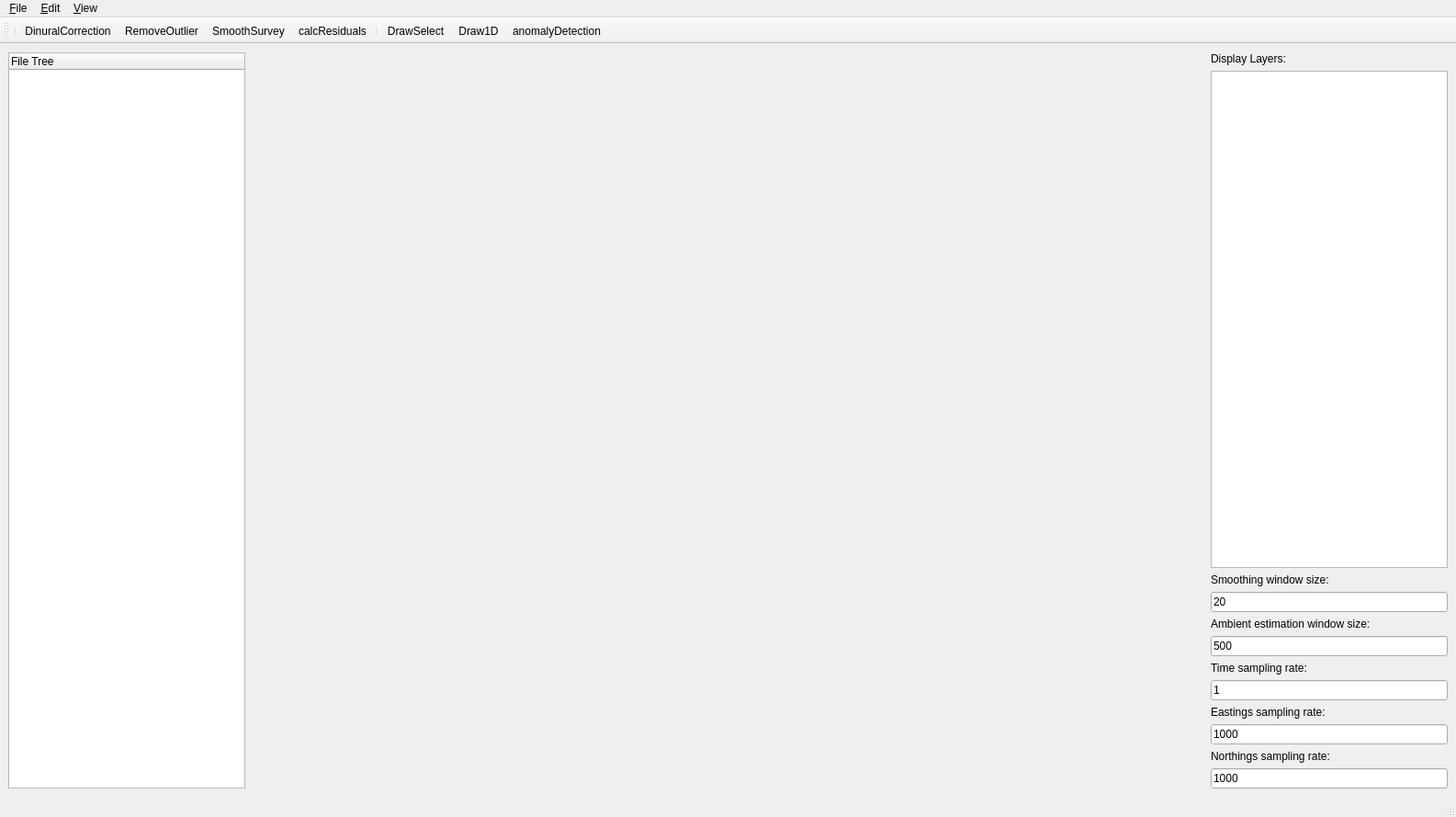
<?xml version="1.0" encoding="UTF-8"?>
<ui version="4.0">
 <class>MainWindow</class>
 <widget class="QMainWindow" name="MainWindow">
  <property name="geometry">
   <rect>
    <x>0</x>
    <y>0</y>
    <width>1585</width>
    <height>889</height>
   </rect>
  </property>
  <property name="windowTitle">
   <string>Magnetometry</string>
  </property>
  <widget class="QWidget" name="centralwidget">
   <layout class="QGridLayout" name="gridLayout" rowstretch="3,1" columnstretch="1,2,2,1">
    <item row="0" column="0">
     <widget class="QTreeWidget" name="treeWidget">
      <column>
       <property name="text">
        <string notr="true">File Tree</string>
       </property>
      </column>
     </widget>
    </item>
    <item row="0" column="1" colspan="2">
     <layout class="QVBoxLayout" name="verticalLayout2DMappingCanvas"/>
    </item>
    <item row="0" column="3">
     <layout class="QVBoxLayout" name="verticalLayout">
      <item>
       <widget class="QLabel" name="label">
        <property name="text">
         <string>Display Layers:</string>
        </property>
       </widget>
      </item>
      <item>
       <widget class="QListWidget" name="layerWidget"/>
      </item>
      <item>
       <widget class="QLabel" name="label_2">
        <property name="text">
         <string>Smoothing window size:</string>
        </property>
       </widget>
      </item>
      <item>
       <widget class="QLineEdit" name="lineEdit_smoothingWindow">
        <property name="text">
         <string>20</string>
        </property>
       </widget>
      </item>
      <item>
       <widget class="QLabel" name="label_3">
        <property name="text">
         <string>Ambient estimation window size:</string>
        </property>
       </widget>
      </item>
      <item>
       <widget class="QLineEdit" name="lineEdit_ambientWindow">
        <property name="text">
         <string>500</string>
        </property>
       </widget>
      </item>
      <item>
       <widget class="QLabel" name="label_4">
        <property name="text">
         <string>Time sampling rate:</string>
        </property>
       </widget>
      </item>
      <item>
       <widget class="QLineEdit" name="lineEdit_nthSelectWindow">
        <property name="text">
         <string>1</string>
        </property>
       </widget>
      </item>
      <item>
       <widget class="QLabel" name="label_6">
        <property name="text">
         <string>Eastings sampling rate:</string>
        </property>
       </widget>
      </item>
      <item>
       <widget class="QLineEdit" name="lineEdit_eastingsSampleRate">
        <property name="text">
         <string>1000</string>
        </property>
       </widget>
      </item>
      <item>
       <widget class="QLabel" name="label_5">
        <property name="text">
         <string>Northings sampling rate:</string>
        </property>
       </widget>
      </item>
      <item>
       <widget class="QLineEdit" name="lineEdit_northingsSampleRate">
        <property name="text">
         <string>1000</string>
        </property>
       </widget>
      </item>
     </layout>
    </item>
    <item row="1" column="0" colspan="2">
     <layout class="QVBoxLayout" name="verticalLayoutTimeSeriesCanvas"/>
    </item>
    <item row="1" column="2" colspan="2">
     <layout class="QVBoxLayout" name="verticalLayoutTimeSeriesCanvas_2"/>
    </item>
   </layout>
  </widget>
  <widget class="QMenuBar" name="menubar">
   <property name="geometry">
    <rect>
     <x>0</x>
     <y>0</y>
     <width>1585</width>
     <height>24</height>
    </rect>
   </property>
   <widget class="QMenu" name="menuFile">
    <property name="title">
     <string>&amp;File</string>
    </property>
    <widget class="QMenu" name="menuOpen_Survey">
     <property name="title">
      <string>Import Survey</string>
     </property>
     <addaction name="actionFrom_BOB_CSV"/>
     <addaction name="actionFrom_Sealink_Folder"/>
     <addaction name="separator"/>
     <addaction name="actionFrom_Custom_CSV"/>
    </widget>
    <widget class="QMenu" name="menuExport_Grid">
     <property name="title">
      <string>Export Grid</string>
     </property>
     <addaction name="actionCSV"/>
     <addaction name="actionGeoTiff"/>
    </widget>
    <addaction name="actionNew_Project"/>
    <addaction name="actionOpen_Project"/>
    <addaction name="actionSave_Project"/>
    <addaction name="separator"/>
    <addaction name="menuOpen_Survey"/>
    <addaction name="actionExport_Survey"/>
    <addaction name="separator"/>
    <addaction name="menuExport_Grid"/>
   </widget>
   <widget class="QMenu" name="menuEdit">
    <property name="title">
     <string>&amp;Edit</string>
    </property>
   </widget>
   <widget class="QMenu" name="menuView">
    <property name="title">
     <string>&amp;View</string>
    </property>
    <addaction name="action_spawn_TimeSeriesWindow"/>
    <addaction name="action_spawn_FFTWindow"/>
   </widget>
   <addaction name="menuFile"/>
   <addaction name="menuEdit"/>
   <addaction name="menuView"/>
  </widget>
  <widget class="QStatusBar" name="statusbar"/>
  <widget class="QToolBar" name="toolBar">
   <property name="windowTitle">
    <string>toolBar</string>
   </property>
   <attribute name="toolBarArea">
    <enum>TopToolBarArea</enum>
   </attribute>
   <attribute name="toolBarBreak">
    <bool>false</bool>
   </attribute>
   <addaction name="separator"/>
   <addaction name="actionDinuralCorrection"/>
   <addaction name="actionRemoveOutlier"/>
   <addaction name="actionSmoothSurvey"/>
   <addaction name="actioncalcResiduals"/>
   <addaction name="separator"/>
   <addaction name="actionDrawSelect"/>
   <addaction name="actionDraw1D"/>
   <addaction name="actionanomalyDetection"/>
  </widget>
  <action name="actionblubb">
   <property name="text">
    <string>blubb</string>
   </property>
  </action>
  <action name="actionDinuralCorrection">
   <property name="icon">
    <iconset resource="icons/resources.qrc">
     <normaloff>:/icons/magnetic-icon.png</normaloff>:/icons/magnetic-icon.png</iconset>
   </property>
   <property name="text">
    <string>DinuralCorrection</string>
   </property>
   <property name="toolTip">
    <string>Diurnal correction</string>
   </property>
  </action>
  <action name="actionSmoothSurvey">
   <property name="icon">
    <iconset resource="icons/resources.qrc">
     <normaloff>:/icons/improvement-performance-icon.png</normaloff>:/icons/improvement-performance-icon.png</iconset>
   </property>
   <property name="text">
    <string>SmoothSurvey</string>
   </property>
  </action>
  <action name="actioncalcResiduals">
   <property name="icon">
    <iconset resource="icons/resources.qrc">
     <normaloff>:/icons/calculator-icon.png</normaloff>:/icons/calculator-icon.png</iconset>
   </property>
   <property name="text">
    <string>calcResiduals</string>
   </property>
   <property name="toolTip">
    <string>Calculate residuals based on ambient field</string>
   </property>
  </action>
  <action name="actionSomething_Else">
   <property name="text">
    <string>Something Else</string>
   </property>
  </action>
  <action name="actionNew_Project">
   <property name="text">
    <string>New Project</string>
   </property>
  </action>
  <action name="actionSave_Project">
   <property name="text">
    <string>Save Project</string>
   </property>
  </action>
  <action name="actionOpen_Project">
   <property name="text">
    <string>Open Project</string>
   </property>
  </action>
  <action name="actionFrom_BOB_CSV">
   <property name="text">
    <string>From BOB CSV</string>
   </property>
  </action>
  <action name="actionFrom_Sealink_Folder">
   <property name="text">
    <string>From Sealink Folder</string>
   </property>
  </action>
  <action name="actionFrom_Custom_CSV">
   <property name="text">
    <string>From Custom CSV</string>
   </property>
  </action>
  <action name="actionDrawSelect">
   <property name="icon">
    <iconset resource="icons/resources.qrc">
     <normaloff>:/icons/drawingIcon.png</normaloff>:/icons/drawingIcon.png</iconset>
   </property>
   <property name="text">
    <string>DrawSelect</string>
   </property>
  </action>
  <action name="actionRemoveOutlier">
   <property name="icon">
    <iconset resource="icons/resources.qrc">
     <normaloff>:/icons/eraser-icon.png</normaloff>:/icons/eraser-icon.png</iconset>
   </property>
   <property name="text">
    <string>RemoveOutlier</string>
   </property>
  </action>
  <action name="actionDraw1D">
   <property name="icon">
    <iconset resource="icons/resources.qrc">
     <normaloff>:/icons/area-chart-icon.png</normaloff>:/icons/area-chart-icon.png</iconset>
   </property>
   <property name="text">
    <string>Draw1D</string>
   </property>
   <property name="toolTip">
    <string>Draw a timeseries representation of selected surveys</string>
   </property>
  </action>
  <action name="actionCSV">
   <property name="text">
    <string>CSV</string>
   </property>
  </action>
  <action name="actionGeoTiff">
   <property name="text">
    <string>GeoTiff</string>
   </property>
  </action>
  <action name="action_spawn_FFTWindow">
   <property name="checkable">
    <bool>true</bool>
   </property>
   <property name="enabled">
    <bool>true</bool>
   </property>
   <property name="text">
    <string>Downward continuation</string>
   </property>
  </action>
  <action name="actionExport_Survey">
   <property name="text">
    <string>Export Survey</string>
   </property>
  </action>
  <action name="actionanomalyDetection">
   <property name="icon">
    <iconset resource="icons/resources.qrc">
     <normaloff>:/icons/search-icon.png</normaloff>:/icons/search-icon.png</iconset>
   </property>
   <property name="text">
    <string>anomalyDetection</string>
   </property>
  </action>
  <action name="action_spawn_TimeSeriesWindow">
   <property name="checkable">
    <bool>true</bool>
   </property>
   <property name="text">
    <string>Timeseries representation</string>
   </property>
  </action>
 </widget>
 <resources>
  <include location="icons/resources.qrc"/>
 </resources>
 <connections/>
</ui>
